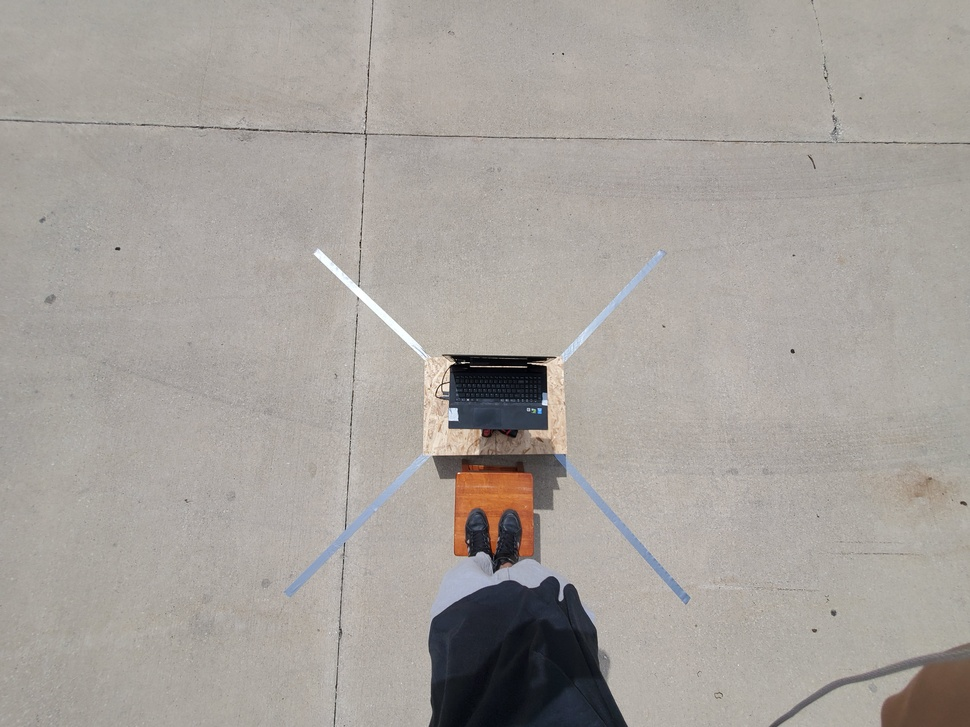
#> input picture setup2/src/birdeye.jpg, 970 x 727 px, shrunk from 4608 x 3456 before the run, given in place of birdeye.png, which was not available
$ python mask.py
#> lines starting #> are read from the running program, lines starting #| are printed output that depends on the picture
# This script plots gray_scale value vs frequency

import cv2
import numpy as np
import matplotlib.pyplot as plt

img = cv2.imread('birdeye.png')
#> img is the input picture: shape (727, 970, 3); mean B, G, R 156.1, 161.2, 166.4
img2gray = cv2.cvtColor(img,cv2.COLOR_BGR2GRAY)

plt.hist(img2gray.ravel(),256,[0,256])
plt.show()
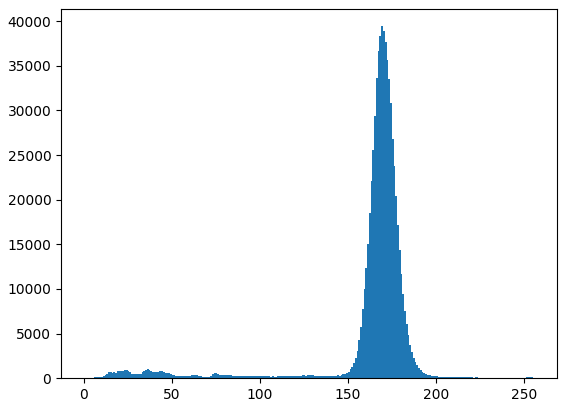
#> figure drawn by matplotlib, 1 panel; tallest bar 39447 high, from x = 169 to 170

$ run again, with setup2/src/bot.jpg copied over setup2/src/birdeye.jpg
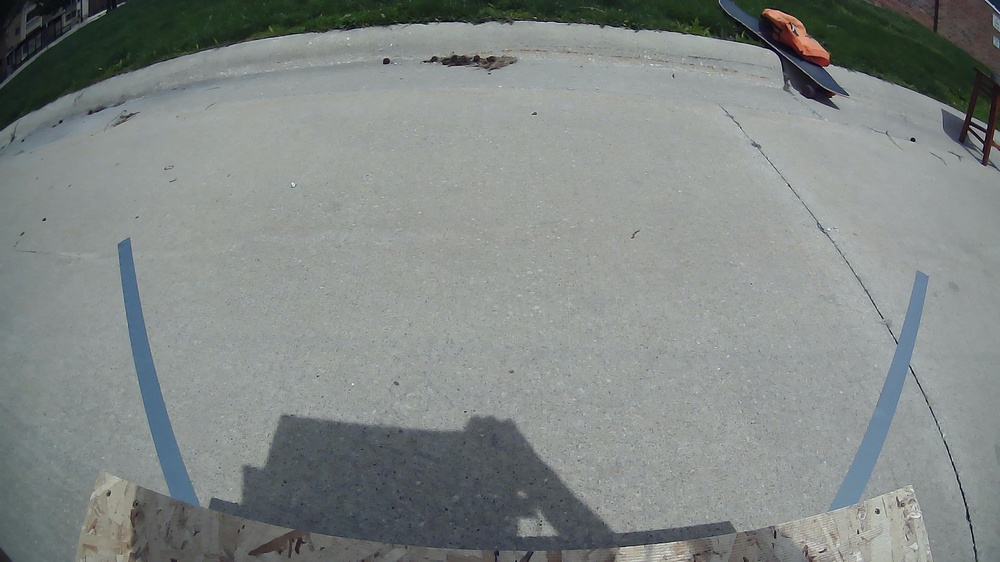
#> input picture setup2/src/bot.jpg, 1000 x 562 px, shrunk from 1920 x 1080 before the run, given in place of birdeye.png, which was not available
#> img is the input picture: shape (562, 1000, 3); mean B, G, R 133.8, 135.7, 130
#> `plt.show()`:
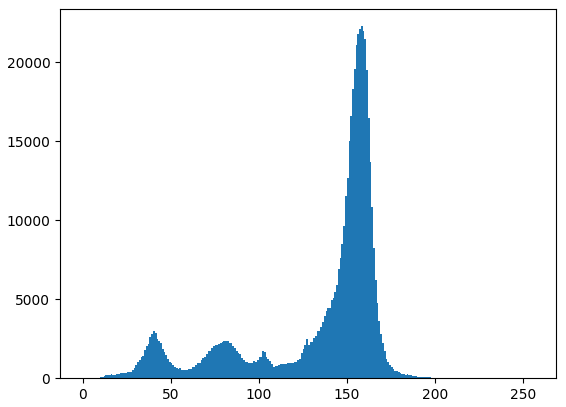
#> figure drawn by matplotlib, 1 panel; tallest bar 22281 high, from x = 158 to 159

$ run again, with setup2/src/right.jpg copied over setup2/src/birdeye.jpg
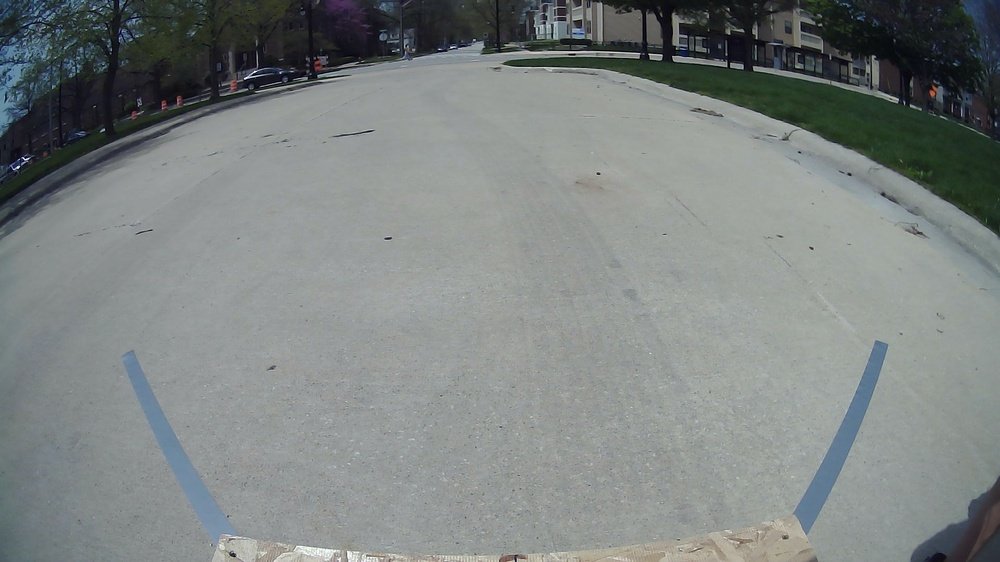
#> input picture setup2/src/right.jpg, 1000 x 562 px, shrunk from 1920 x 1080 before the run, given in place of birdeye.png, which was not available
#> img is the input picture: shape (562, 1000, 3); mean B, G, R 129.8, 131, 125.4
#> `plt.show()`:
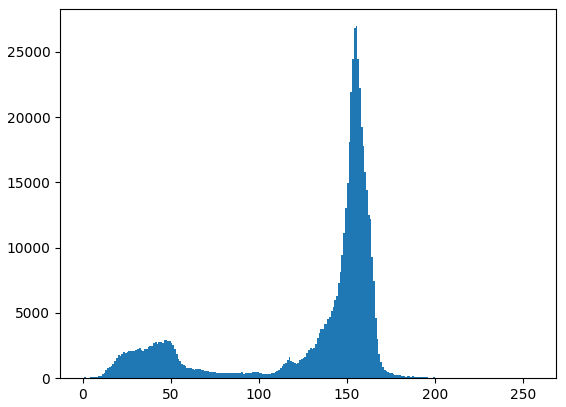
#> figure drawn by matplotlib, 1 panel; tallest bar 26956 high, from x = 155 to 156
